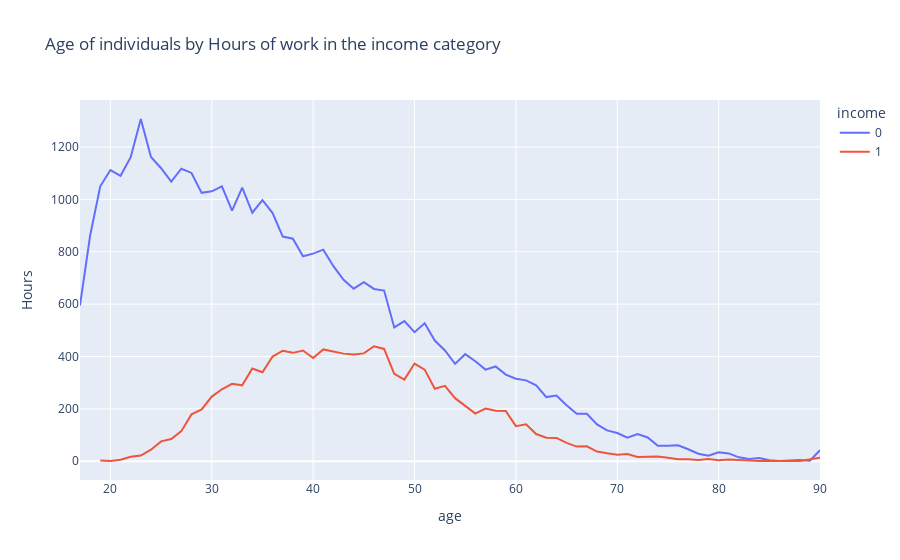

Notebook code for this chart:
### Code cell
data=df.groupby(['age','income']).apply(lambda x:x['hours-per-week'].count()).reset_index(name='Hours')
px.line(data,x='age',y='Hours',color='income',title='Age of individuals by Hours of work in the income category')

### Figure 1 — Plotly figure (JSON) as saved in the notebook; plotly's stock layout.template omitted (floating-point values rounded to 4 significant figures)
{"data": [{"hovertemplate": "income=0<br>age=%{x}<br>Hours=%{y}<extra></extra>", "legendgroup": "0", "line": {"color": "#636efa", "dash": "solid"}, "mode": "lines", "name": "0", "orientation": "v", "showlegend": true, "type": "scatter", "x": [17, 18, 19, 20, 21, 22, 23, 24, 25, 26, 27, 28, 29, 30, 31, 32, 33, 34, 35, 36, 37, 38, 39, 40, 41, 42, 43, 44, 45, 46, 47, 48, 49, 50, 51, 52, 53, 54, 55, 56, 57, 58, 59, 60, 61, 62, 63, 64, 65, 66, 67, 68, 69, 70, 71, 72, 73, 74, 75, 76, 77, 78, 79, 80, 81, 82, 83, 84, 85, 86, 87, 88, 89, 90], "xaxis": "x", "y": [595, 862, 1050, 1112, 1090, 1161, 1307, 1162, 1119, 1068, 1117, 1101, 1025, 1031, 1050, 957, 1045, 949, 997, 948, 858, 850, 783, 793, 808, 745, 693, 659, 684, 658, 652, 511, 535, 493, 527, 461, 423, 372, 409, 382, 350, 362, 331, 315, 309, 290, 245, 251, 214, 181, 181, 141, 118, 108, 90, 104, 91, 59, 59, 61, 46, 29, 21, 34, 30, 15, 9, 12, 4, 1, 3, 5, 2, 42], "yaxis": "y"}, {"hovertemplate": "income=1<br>age=%{x}<br>Hours=%{y}<extra></extra>", "legendgroup": "1", "line": {"color": "#EF553B", "dash": "solid"}, "mode": "lines", "name": "1", "orientation": "v", "showlegend": true, "type": "scatter", "x": [19, 20, 21, 22, 23, 24, 25, 26, 27, 28, 29, 30, 31, 32, 33, 34, 35, 36, 37, 38, 39, 40, 41, 42, 43, 44, 45, 46, 47, 48, 49, 50, 51, 52, 53, 54, 55, 56, 57, 58, 59, 60, 61, 62, 63, 64, 65, 66, 67, 68, 69, 70, 71, 72, 73, 74, 75, 76, 77, 78, 79, 80, 81, 83, 84, 85, 88, 90], "xaxis": "x", "y": [3, 1, 6, 17, 22, 44, 76, 85, 115, 179, 198, 247, 275, 296, 290, 354, 340, 400, 422, 414, 423, 394, 427, 420, 411, 408, 412, 439, 429, 334, 312, 373, 350, 277, 288, 241, 212, 182, 201, 193, 192, 134, 141, 104, 90, 89, 70, 56, 57, 37, 31, 25, 28, 16, 17, 18, 13, 8, 8, 5, 9, 4, 7, 2, 1, 1, 1, 13], "yaxis": "y"}], "layout": {"legend": {"title": {"text": "income"}, "tracegroupgap": 0}, "title": {"text": "Age of individuals by Hours of work in the income category"}, "xaxis": {"anchor": "y", "domain": [0, 1], "title": {"text": "age"}}, "yaxis": {"anchor": "x", "domain": [0, 1], "title": {"text": "Hours"}}}}
